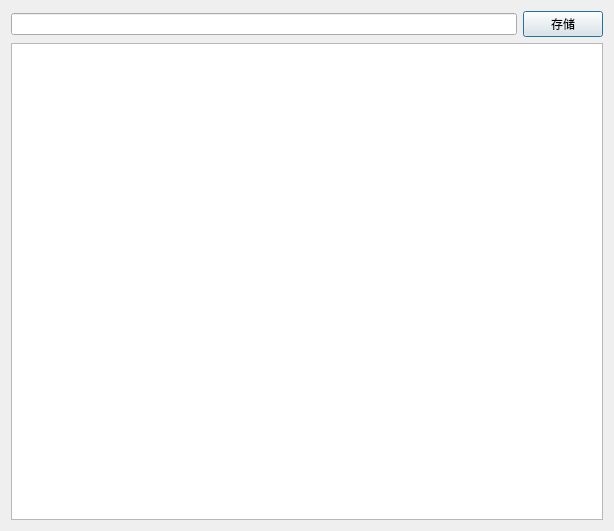
<?xml version="1.0" encoding="UTF-8"?>
<ui version="4.0">
 <class>Dialog</class>
 <widget class="QDialog" name="Dialog">
  <property name="geometry">
   <rect>
    <x>0</x>
    <y>0</y>
    <width>614</width>
    <height>531</height>
   </rect>
  </property>
  <property name="windowTitle">
   <string>训练监视</string>
  </property>
  <layout class="QVBoxLayout" name="verticalLayout_2">
   <item>
    <layout class="QVBoxLayout" name="verticalLayout">
     <item>
      <layout class="QHBoxLayout" name="horizontalLayout_2" stretch="0,0">
       <property name="spacing">
        <number>6</number>
       </property>
       <property name="topMargin">
        <number>0</number>
       </property>
       <item>
        <widget class="QLineEdit" name="lineEdit_LogFile">
         <property name="readOnly">
          <bool>true</bool>
         </property>
        </widget>
       </item>
       <item>
        <widget class="QPushButton" name="pushButton_SaveLog">
         <property name="text">
          <string>存储</string>
         </property>
        </widget>
       </item>
      </layout>
     </item>
     <item>
      <widget class="QTextEdit" name="textEdit_Log">
       <property name="readOnly">
        <bool>true</bool>
       </property>
      </widget>
     </item>
    </layout>
   </item>
  </layout>
 </widget>
 <resources/>
 <connections/>
</ui>
